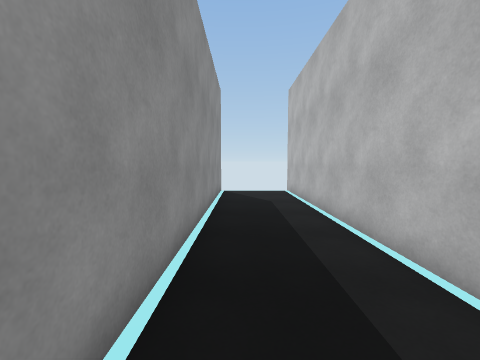
view 1 (above)

23 first-person views from a walk through a Unity game level. The camera is 1.4 m above the floor, tilts 4° down and sees 90° across. The floor is counted in squares, 1 m on a side. Each view is taken from the middle of a square. On the plan, view 1 faces up. The plan holds only what a view shows up to about 13 squares ahead; the rest is blank. The place goes on beyond the plan. The player is left out.

view 2
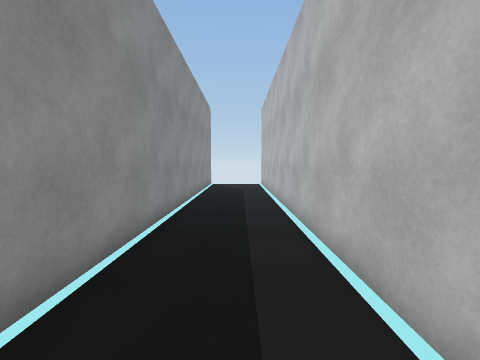

view 3
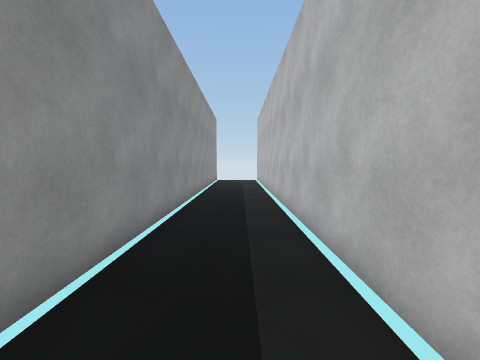

view 4
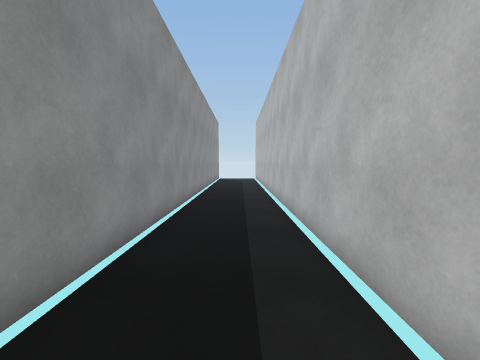

view 5
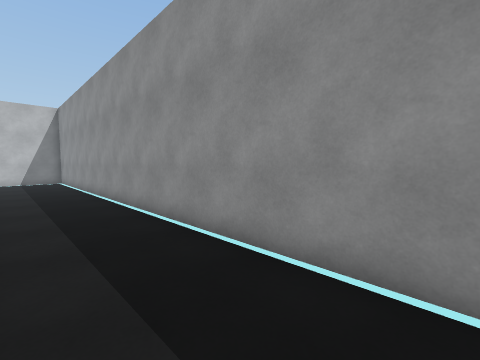

view 6
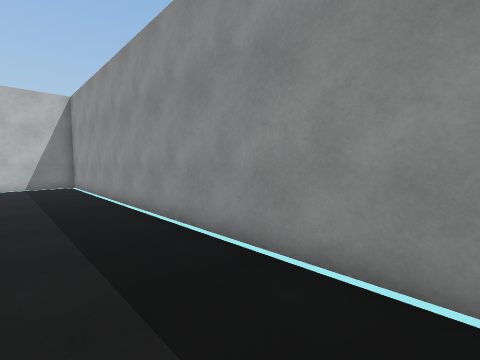

view 7
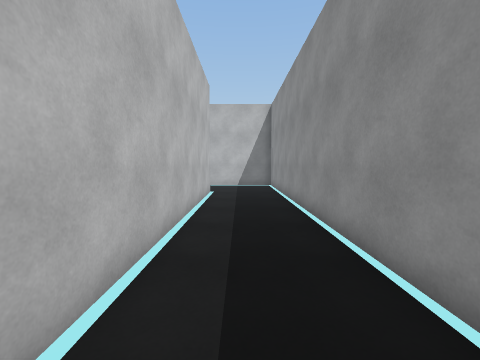

view 8
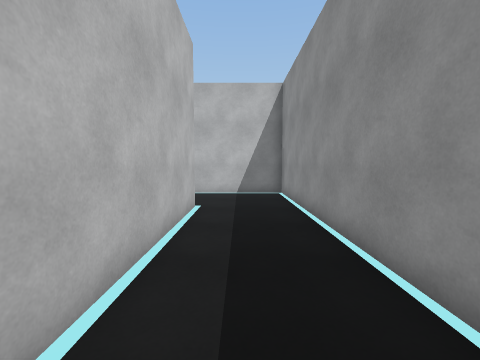

view 9
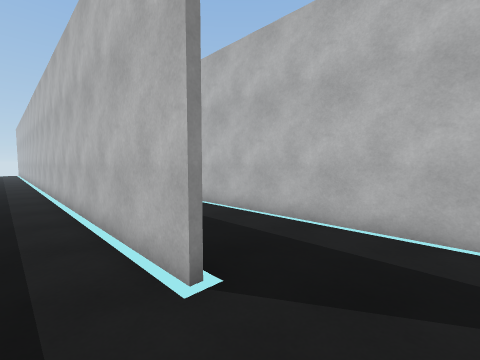

view 10
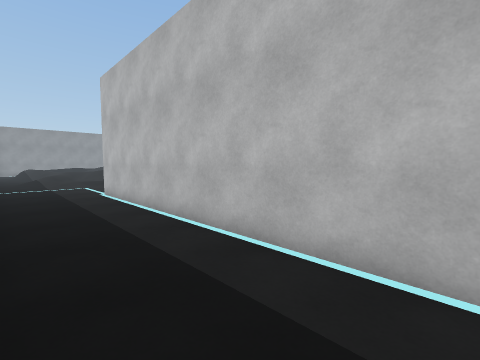

view 11
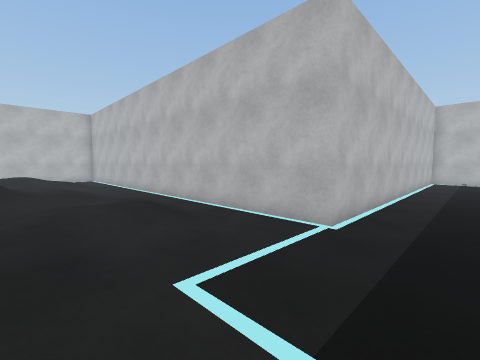

view 12
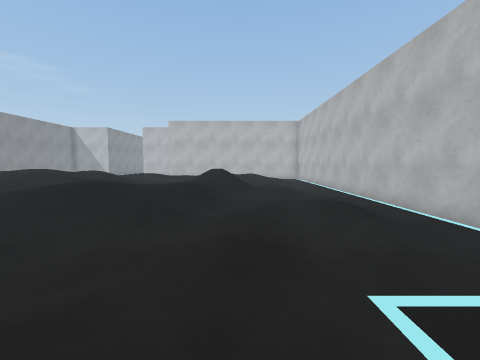

view 13
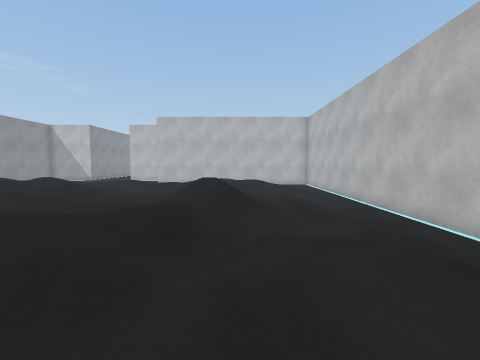

view 14
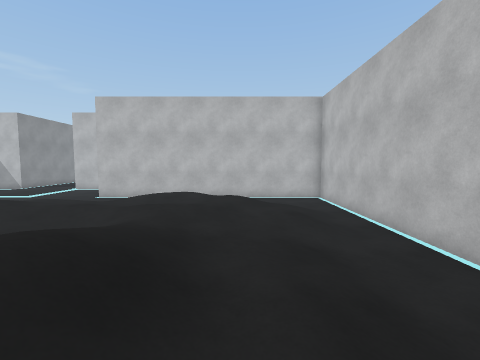

view 15
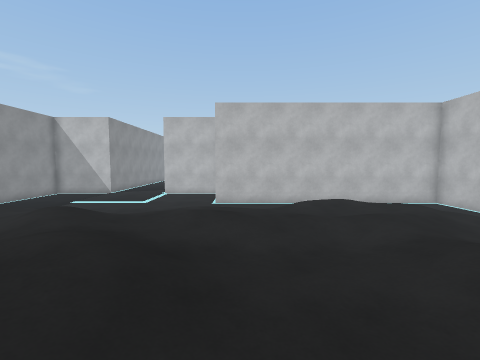

view 16
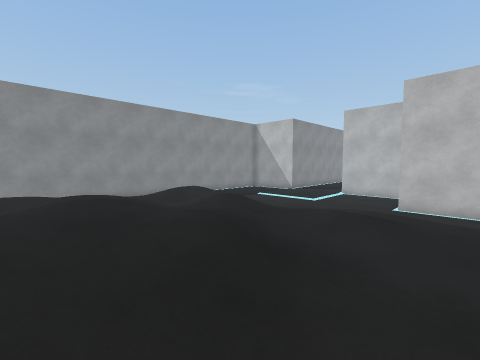

view 17
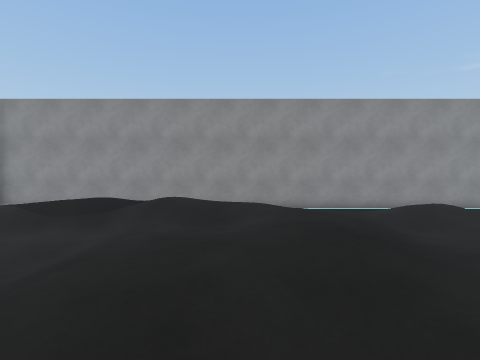

view 18
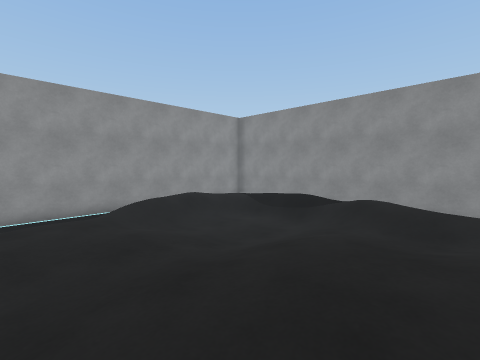

view 19
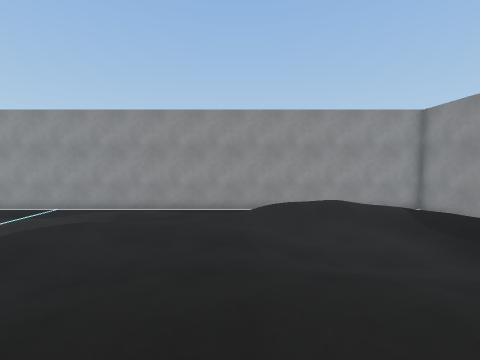

view 20
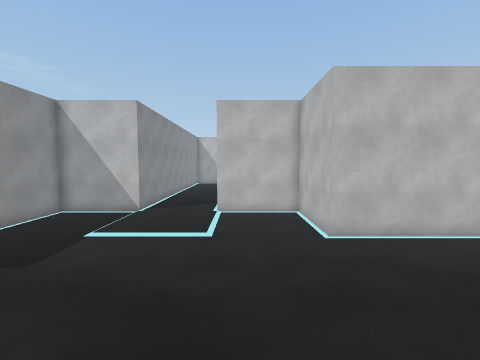

view 21
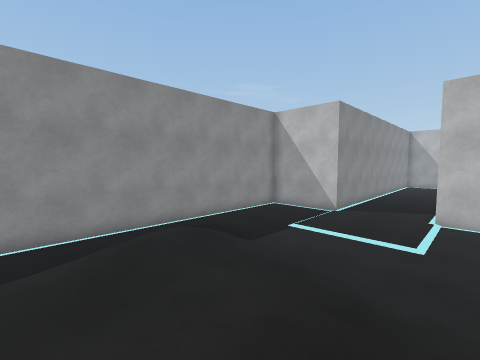

view 22
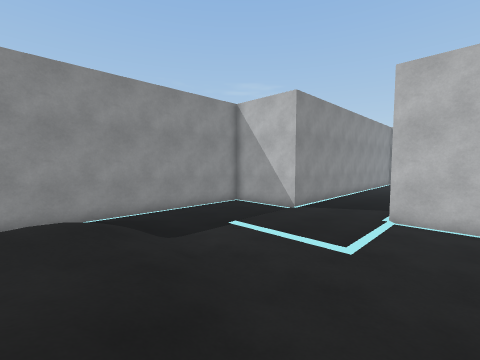

view 23
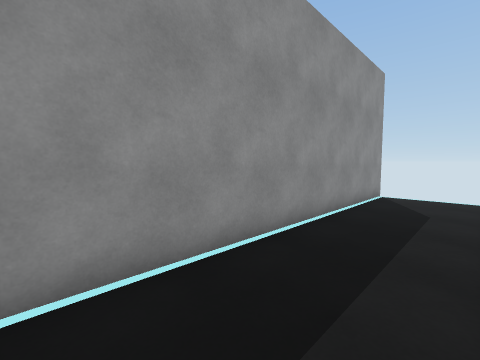

### Floor plan
Key: @ floor where view 1 was taken; # wall or solid block; . main floor; : floor 0.25 m higher than the main floor; + floor 0.5 m higher than the main floor; * floor 0.75 m higher than the main floor; % floor 1 m higher than the main floor; & floor 1.25 m higher than the main floor; / step, stairs or slope.
Columns run from 1 left of view 1 to 32 right of it. Each row starts with its distance up from view 1.
 13      ##########################
 12 #...#              ...........#
 11 #...#              ...........#
 10 #...#   ////       ./  //.....#
  9 #...#  *//////     / ////.....####
  8 #...# ///..////%* /*////..........
  7 #...# */..../++/%%//++//..........
  6 #...# */....////%%//////..........
  5 #...# ///../////%///%//.......#
  4 #...#  //////*%%%//*////......#
  3 #...#  ///++//%%%%//*+//......#
  2 #...#   **++/*%/*%/++*++/.....#
  1 #...#  /**+++/*////+/*++/.#####
  0 #@..#  +////++/+++++////..#
 -1 #...#  / /%//+++++:://+/..#
 -2 #...# :/.//// ++++:://// .#
 -3 #...# :/..////////////++  #
 -4 #...# /://.:////&//+*/++  #
 -5 #...#../::::///////:/+++  #
 -6 #...#...../+/:///::://*   #
 -7 #...#...../+/:://:::///  .#
 -8 #...#.....//:::...../// ..#
 -9 #...#.....................#
-10 #...#..####################
-11 #...#..#
-12 #...#..#
-13 #...#..#
-14 #...#..#
-15 #...#..#
-16 #...#..#
-17 #...#..#
-18 #...#..#
-19 #...#..#
-20 #...#..#
-21 #...#..#
-22 #......#
-23 #......#
-24 #......#
-25 #####

Positions as (right, up) in squares from view 1, and headings:
1: (0, 0), facing up
2: (1, -4), facing up
3: (1, -8), facing up
4: (1, -10), facing up
5: (2, -5), facing down-left
6: (2, -9), facing down-left
7: (1, -10), facing down
8: (1, -14), facing down
9: (1, -24), facing up-right
10: (3, -22), facing up-right
11: (4, -5), facing down-right
12: (4, -5), facing right
13: (7, -5), facing right
14: (13, -6), facing right
15: (13, 0), facing right
16: (14, -1), facing up-right
17: (14, 1), facing up
18: (14, 1), facing up-left
19: (15, 3), facing left
20: (18, 4), facing right
21: (18, 4), facing up-right
22: (20, 3), facing up-right
23: (2, 1), facing up-left
